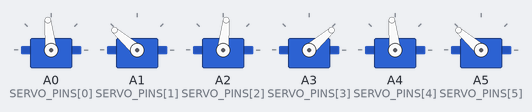
Recording of a sketch running on a simulated Arduino Uno, built with avr-gcc and run on an emulated ATmega328P. Parts: 6 × servo.

Above: at 0.55 s.
At 1.0 s:
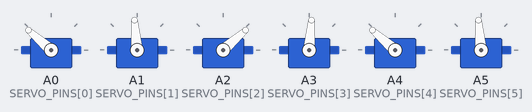
At 1.25 s:
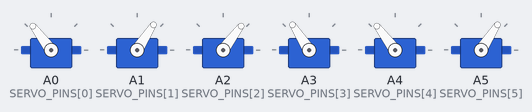
At 1.5 s:
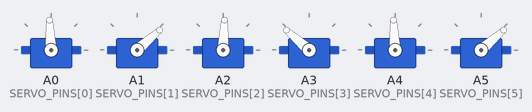
At 2.0 s:
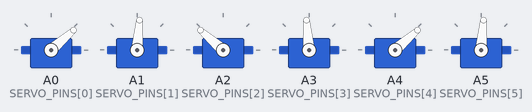
At 2.5 s:
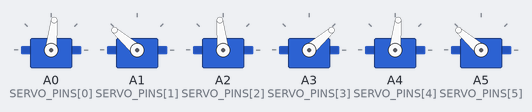
Timing chart, 0 to 5.2 s (numbered marks = the images above):
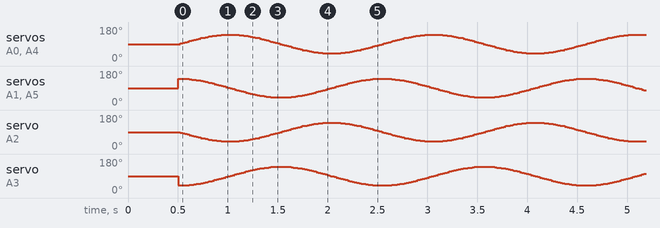

The sketch:

sidewind.ino
```cpp
#include <Servo.h>

// ─── Pin Configuration ────────────────────────────────────────────────────────
static const int SERVO_PINS[6] = {A0, A1, A2, A3, A4, A5};

// ─── Motion Parameters ────────────────────────────────────────────────────────
static const float PI_F         = 3.14159f;
static const int   SERVO_COUNT  = 6;
static const int   SEGMENT_COUNT = 3;

static const float WAVE_SPEED   = 2.0f;  // ω
static const int   AMPLITUDE    = 50;    // degrees
static const int   OFFSET       = 0;     // neutral offset from 90°
static const float WAVELENGTHS  = 1.5f;  // spatial wavelength multiplier

// Inter-segment base phase lag
static const float BASE_SHIFT   = 2.0f * PI_F / (SERVO_COUNT / 2);

// ─── Servo objects ────────────────────────────────────────────────────────────
Servo myServos[SERVO_COUNT];

// ─────────────────────────────────────────────────────────────────────────────
void setup() {
  Serial.begin(9600);
  for (int i = 0; i < SERVO_COUNT; i++) {
    myServos[i].attach(SERVO_PINS[i]);
    myServos[i].write(90);
  }
  delay(500);
}

// Sidewind: 'L' = left, 'R' = right
void sidewind(char direction) {
  int M = (direction == 'L') ? 1 : -1;

  for (int i = 0; i < 360; i++) {
    float rads = i * PI_F / 180.0f;

    for (int j = 0; j < SEGMENT_COUNT; j++) {
      float spatialPhase = WAVE_SPEED * rads + j * WAVELENGTHS * BASE_SHIFT;

      int vertAngle  = 90 + OFFSET + (int)(AMPLITUDE * sin(spatialPhase - (M - 1) * PI_F / 4.0f));
      int horizAngle = 90 + OFFSET + (int)(AMPLITUDE * sin(spatialPhase + (M + 1) * PI_F / 4.0f));

      myServos[2 * j].write(constrain(vertAngle,  0, 180));
      myServos[2 * j + 1].write(constrain(horizAngle, 0, 180));
    }
    delay(10);
  }
}

void loop() {
  sidewind('L');
  // sidewind('R'); // Uncomment to sidewind right
}
```
